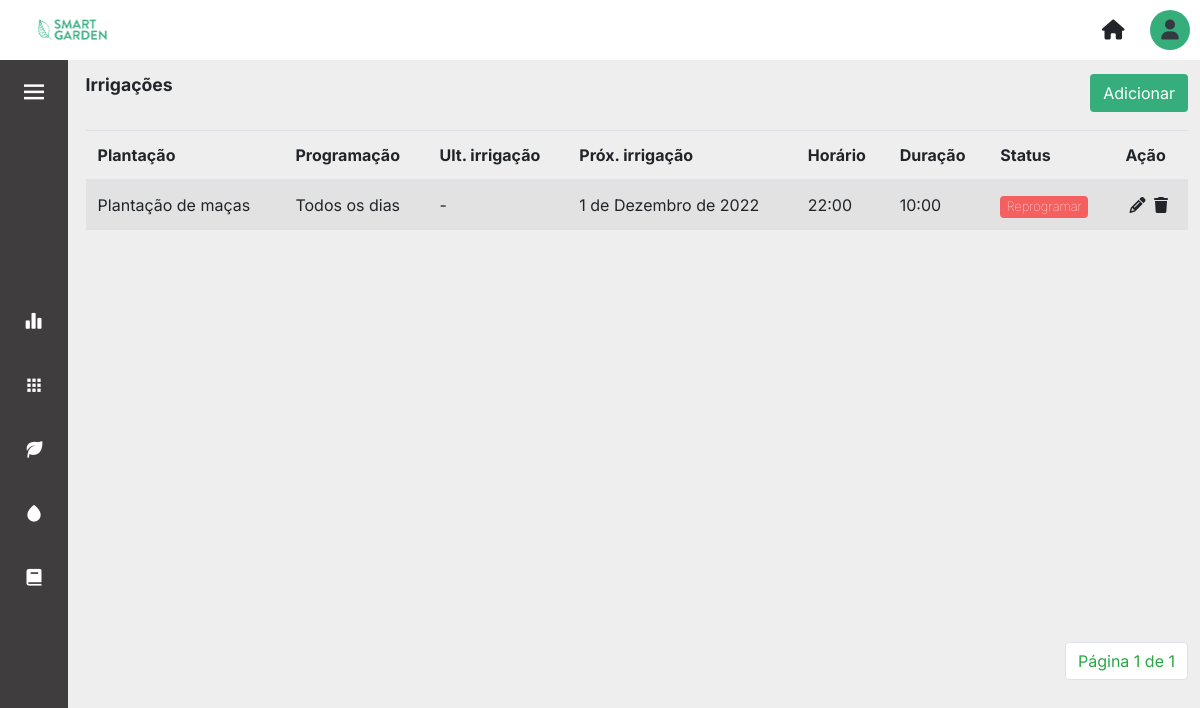
Before: /irrigacoes/ (signed in) with the older database file.
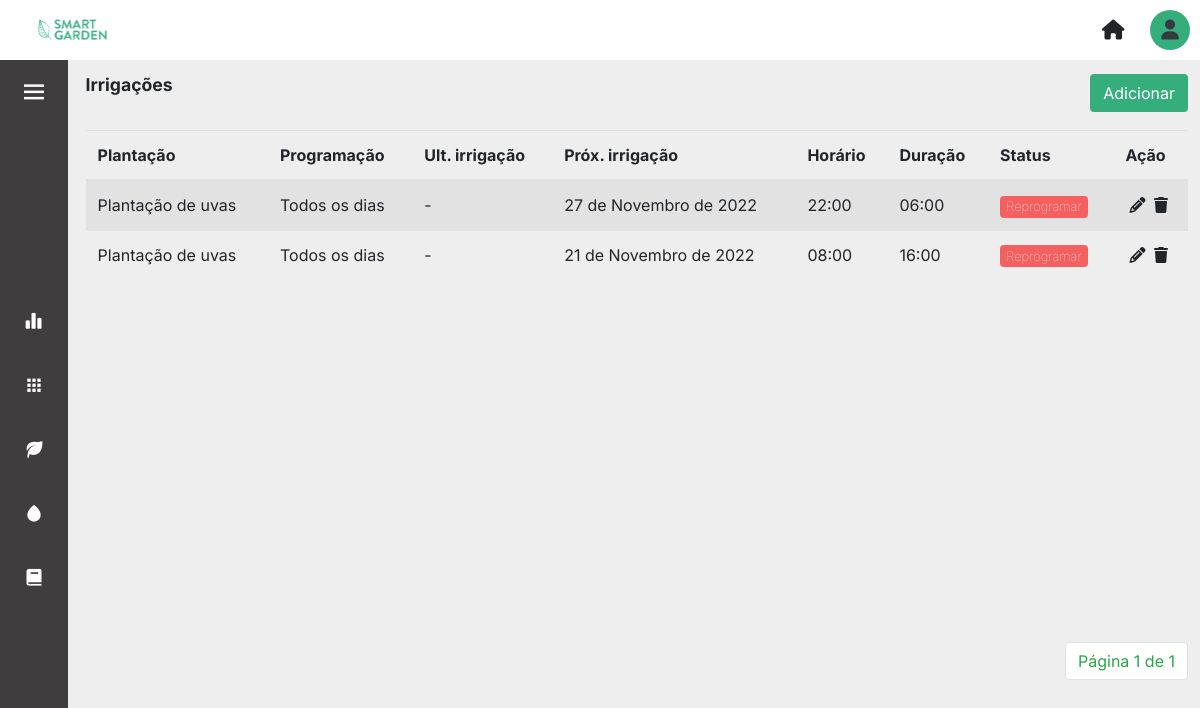
After: the same page with the newer database file.
### core/models.py (models this page shows)
class Irrigacao(models.Model):
    dtUltIrrigacao = models.DateField(null=True, blank=True)
    dtProxIrrigacao = models.DateField(default=datetime.today, null=True, blank=True)
    horario = models.TimeField()
    duracao = models.TimeField()
    concluida = models.BooleanField(blank=False, null=False, default=False)
    plantacao = models.ForeignKey(Plantacao, on_delete=models.CASCADE)
    programacao = models.TextField(choices=Irrigacao_Programacao.choices, max_length=20, null=True, default=0)

class Plantacao(models.Model):
    descricao = models.CharField(max_length=100)
    qntDiasColheita = models.IntegerField(null=True)
    qntPlantada = models.IntegerField(null=True)
    qntColhida = models.IntegerField(null=True, blank=True, default=0)
    dtPlantio = models.DateField(default=datetime.today)
    categoria = models.TextField(choices=Tipos_Categorias.choices, max_length=20, null=True, default=0)
    areacultivo = models.ForeignKey(AreaCultivo, on_delete=models.CASCADE, null=True)
    colhida = models.BooleanField(null=False, default=False)
    def __str__(self):
        return self.descricao

### core/views.py (the view)
# urls.py: path('irrigacoes/' ,views.irrigacoes, name='irrigacoes'),
def irrigacoes(request):
    irrigacoes = Irrigacao.objects.all()
    paginator = Paginator(irrigacoes, 6)
    page = request.GET.get('page')
    irrigacoes = paginator.get_page(page)
    contexto = {
        'irrigacoes': irrigacoes
    }
    return render(request, 'irrigacoes.html', contexto)

### templates/irrigacoes.html (shortened to what this page needs)
{% extends 'layout.html' %} {% load static %} {% block content %}
<div>
    <div class="d-flex align-items-center justify-content-between mb-3">
		<p class="title-page">Irrigações</p>
		<a href="{% url 'cadastrar_irrigacoes' %}"><button type="button" class="btn btn_salvar">Adicionar</button></a>
	</div>
<div class="table-content">
  <table class="table table-striped table-hover mt-3">
        <thead class="border-botton border-secondary">
            <tr class>
                <th scope="col">Plantação</th>
                <th scope="col">Programação</th>
                <th scope="col">Ult. irrigação</th>
                <th scope="col">Próx. irrigação</th>
                <th scope="col">Horário</th>
                <th scope="col">Duração</th>
                <th scope="col"></i>Status</th>
                <th scope="col"></i>Ação</th>
            </tr>
        </thead>
        <tbody>
            {% for irrigacao in irrigacoes %}
            <tr>
                <td>{{irrigacao.plantacao}}</td>
                {% if irrigacao.programacao == 'TODOS_DIAS'%}<td>Todos os dias</td>{% else %}<td>Não se repete</td>{% endif %}
                {% if not irrigacao.dtUltIrrigacao%}<td> - </td>{% else %}<td>{{irrigacao.dtUltIrrigacao}}</td>{% endif %}
                <td>{{irrigacao.dtProxIrrigacao}}</td>
                <td>{{irrigacao.horario}}</td>
                <td>{{irrigacao.duracao}}</td>
                <td>{% if irrigacao.concluida == 0 and irrigacao.programacao != 'TODOS_DIAS' %}
                    <a href="{% url 'update_irrigada' irrigacao.id %}"><button class="badge btn btn-sm btn_tables btn_red"> Não irrigado </button></a>
                    {% elif irrigacao.programacao == 'TODOS_DIAS' %}
                    <a href="{% url 'update_irrigada' irrigacao.id %}"><button class="badge btn btn-sm btn_tables btn_red"> Reprogramar </button></a>
                    {% elif irrigacao.concluida == 1 and irrigacao.programacao != 'TODOS_DIAS'  %}
                    <button class="badge btn btn-sm btn_tables btn_green disabled"> Irrigado</button>
                    {% endif %}
                </td>
                <td>
                    <a href="{% url 'update_irrigacoes' irrigacao.id %}" class="m-1">
                        <i class="fa-solid fa-pencil text-black"></i>
                    </a>
                    <a href="{% url 'delete_irrigacoes' irrigacao.id %}">
                            <i class="fa-sharp fa-solid fa-trash text-black"></i>
                    </a>
                </td>
            </tr>
            {% endfor %}
        </tbody>
    </table>
</div>
    <div class="container_pagination">
		<nav aria-label="Page-navigation">
			<ul class="pagination">
			<li class="page-item"><a class="page-link text-success" href="#">Página {{irrigacoes.number}} de {{irrigacoes.paginator.num_pages}}</a></li>
			</ul>
		</nav>
	</div>
</div>
{% endblock %}

Changed rows visible on the page:
removed Irrigacao: plantacao "Plantação de maças", programacao "Todos os dias", dtProxIrrigacao "1 de Dezembro de 2022", horario "22:00", duracao "10:00", concluida "Reprogramar"
added Irrigacao: plantacao "Plantação de uvas", programacao "Todos os dias", dtProxIrrigacao "27 de Novembro de 2022", horario "22:00", duracao "06:00", concluida "Reprogramar"
added Irrigacao: plantacao "Plantação de uvas", programacao "Todos os dias", dtProxIrrigacao "21 de Novembro de 2022", horario "08:00", duracao "16:00", concluida "Reprogramar"
